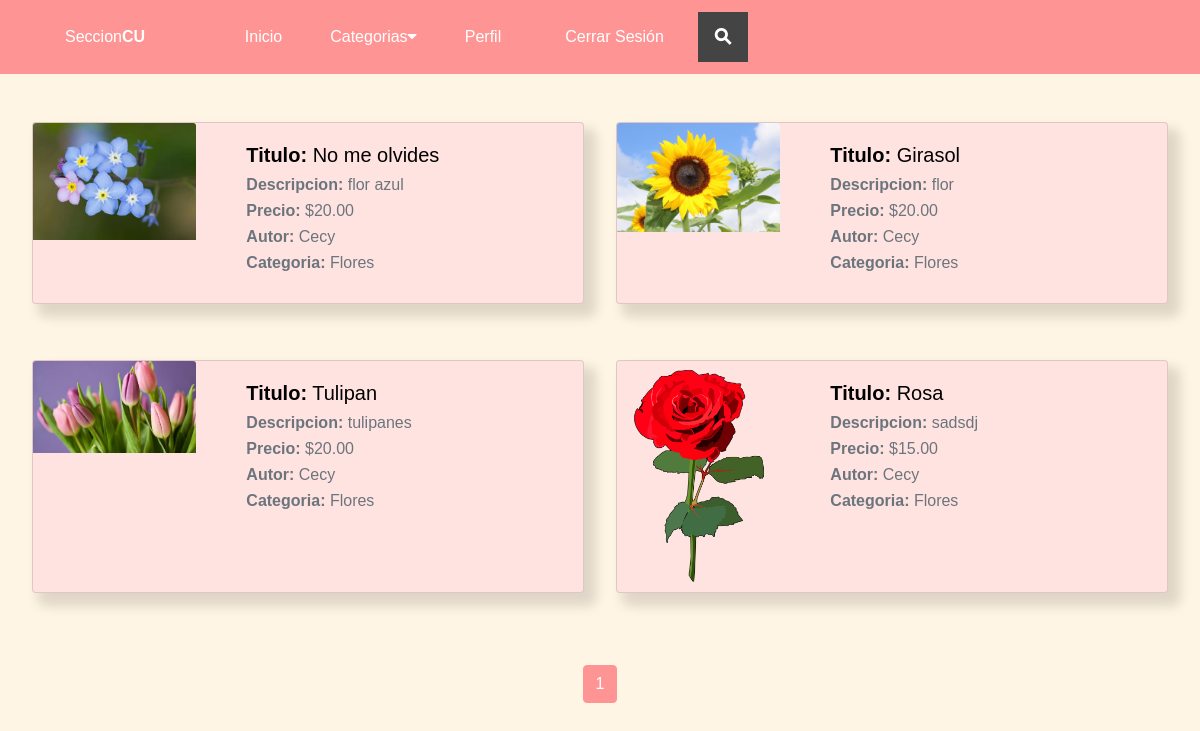
The page /publicaciones/categoria/3/ on the database as committed earlier.
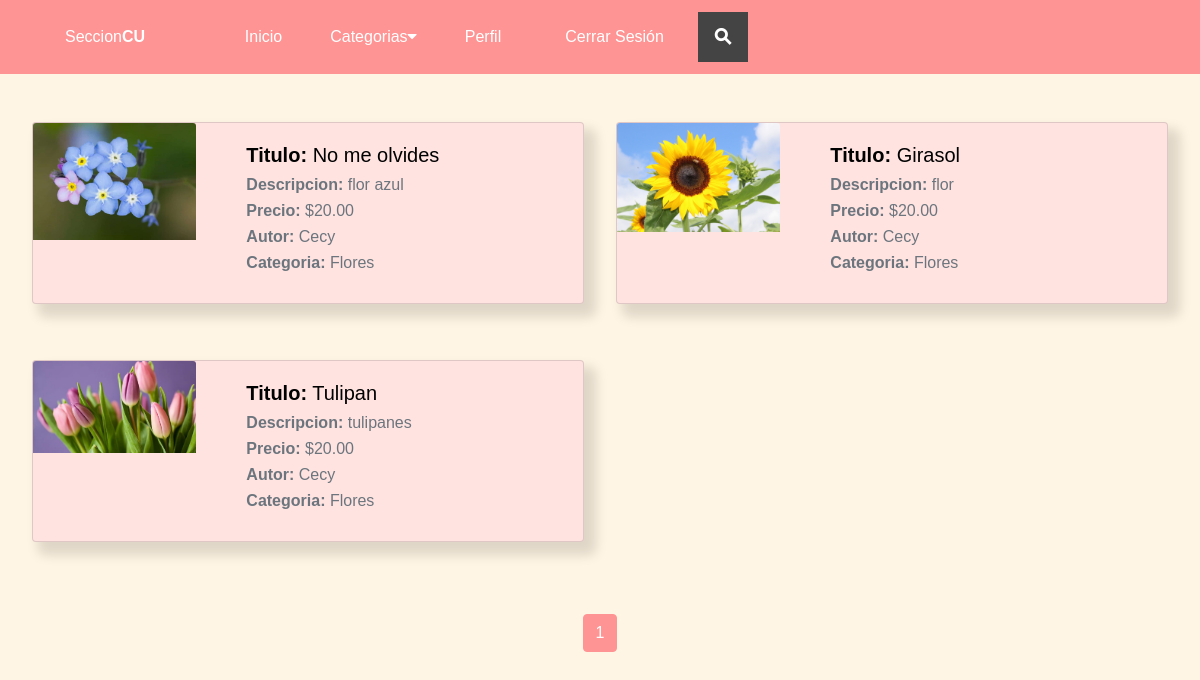
The same page on the database as committed later.
### publicaciones/models.py (models this page shows, shortened)
class Publicaciones(models.Model):
    titulo = models.CharField(max_length=50)
    descripcion = models.CharField(max_length=200)
    imagen =  models.ImageField(upload_to='publicaciones', null=True, blank=True)
    estado = models.BooleanField(default=True)
    autor = models.ForeignKey(User, on_delete=models.CASCADE)
    precio = models.DecimalField(max_digits=10, decimal_places=2)
    categoria = models.ForeignKey(Categoria, on_delete=models.CASCADE)
    created = models.DateField(auto_now_add=True)
    updated = models.DateField(auto_now_add=True)
    class Meta:
        verbose_name='publicacion'
        verbose_name_plural = 'publicaciones'

class Categoria(models.Model):
    nombre = models.CharField(max_length=50)
    created = models.DateField(auto_now_add=True)
    updated = models.DateField(auto_now_add=True)
    class Meta:
        verbose_name='categoria'
        verbose_name_plural = 'categorias'
    def __str__(self):
        return self.nombre

### autentificacion/models.py (models this page shows)
class User(AbstractUser):
    email = models.EmailField(
        verbose_name='email address',
        max_length=255,
        unique=True,
    )
    username = models.CharField(max_length=100, unique=False)
    birthdate = models.DateField(null=True, blank=True)
    phone = models.CharField(max_length=10, null=True, blank=True)
    address = models.CharField(max_length=200, null=True, blank=True)
    photo = models.ImageField(upload_to='autentificacion', null=True, blank=True)
    career = models.CharField(max_length=30,null=True, blank=True)
    created = models.DateField(auto_now_add=True)
    USERNAME_FIELD = 'email'
    REQUIRED_FIELDS = ['username']
    def __str__(self):
        return self.username

### publicaciones/views.py (the view)
# urls.py: path("categoria/<int:categoria_id>/", views.categoria, name="categoria"),
def categoria(request, categoria_id):
    categorias = Categoria.objects.all()
    categoria = Categoria.objects.get(id=categoria_id)
    publicaciones_all = Publicaciones.objects.filter(categoria=categoria)
    paginator = Paginator(publicaciones_all, 6)
    page_number = request.GET.get('page')
    publicaciones = paginator.get_page(page_number)
    return render(request, "publicaciones/home.html", {"publicaciones" : publicaciones, "categorias" : categorias})

### publicaciones/templates/publicaciones/home.html (shortened to what this page needs)
{% extends 'publicaciones/nav.html' %}
{% load static %}
{%block content%}
    <div class="publicaciones-2">
        {%for publicacion in publicaciones%}
        <div class="card mb-4 sombreado">
            <div class="row g-0">
              {% if publicacion.imagen %}
                <div class="col-md-4">
                    <img src="{{publicacion.imagen.url}}" class="card-img-top">
                </div>
              {% endif %}
              <div class="col-md-8">
                <div class="card-body">
                    <h5 class="card-title"><span class="span-card">Titulo:</span> {{publicacion.titulo}}</h5>
                    <p class="card-subtitle mb-2 text-muted"><span>Descripcion:</span> {{publicacion.descripcion }}</p>
                    <p class="card-subtitle mb-2 text-muted"><span class="span-card">Precio:</span> ${{publicacion.precio}}</p>
                    <p class="card-subtitle mb-2 text-muted"><span class="span-card">Autor:</span> {{publicacion.autor}}</p>
                    <p class="card-subtitle mb-2 text-muted"><span class="span-card">Categoria:</span> {{publicacion.categoria}}</p>
                </div>
              </div>
            </div>
        </div>
        {%endfor%}
    </div>
{% include "publicaciones/paginacion_publicaciones.html" with page_obj=publicaciones  %}
{%endblock%}

### publicaciones/templates/publicaciones/nav.html (shortened to what this page needs)
<!DOCTYPE html>
<html lang="en">
  <head>
    {% load static %}
    <link rel="stylesheet" href="https://stackpath.bootstrapcdn.com/bootstrap/4.3.1/css/bootstrap.min.css">
    <link href="{% static 'publicaciones/assets/css/header.css' %}" rel="stylesheet">
    <link href="{% static 'publicaciones/assets/css/publicaciones.css' %}" rel="stylesheet">
    <link href="{% static 'publicaciones/assets/css/queries.css' %}" rel="stylesheet">
    <link href="{% static 'publicaciones/assets/css/perfil.css' %}" rel="stylesheet">
    <link href="{% static 'publicaciones/assets/css/config.css' %}" rel="stylesheet">
    <link href="{% static 'publicaciones/assets/css/login-Registro.css' %}" rel="stylesheet">
    <link rel="stylesheet" href="https://cdnjs.cloudflare.com/ajax/libs/font-awesome/4.7.0/css/font-awesome.min.css">
  </head>
  <body>
    <nav class="navbar navbar-expand-sm navbar-light bg-nav row row-cols-auto">
      <a class="navbar-brand" href="{% url 'home'%}">
        <a href="{% url 'home'%}" class="logo">Seccion<span>CU</span></a>
      </a>
      <div class="collapse navbar-collapse offset-1" id="opciones">
        <ul class="navbar-nav ">
          <li class="nav-item">
            <a class="nav-link" href="{% url 'home'%}">Inicio</a>
          </li>
          <div class="subnav">
            <button class="subnavbtn">Categorias<i class="fa fa-caret-down"></i></button>
          </div>
          <li class="nav-item">
            <a class="nav-link" href="{% url 'perfil'%}">Perfil</a>
          </li>
          <li class="nav-item">
            <a class="nav-link" href="{% url 'logout'%}">Cerrar Sesión</a>
          </li>
        </ul>
        <div class="search-container">
          <form action="{% url 'busqueda'%}" method="get">
            <label class="button searchbutton" for="searchleft"><span class="mglass">&#9906;</span></label>
          </form>
        </div>
      </div>
    </nav>
    {% block content%}
    {% endblock%}
  </body>
</html>

### publicaciones/templates/publicaciones/paginacion_publicaciones.html (shortened to what this page needs)
<nav aria-label="Page navigation example">
    <ul class="pagination justify-content-center mt-5">
          {% for i in page_obj.paginator.page_range %}
              {% if i == page_obj.number %}
                  <li class="page-item active paginacion">
                      <a class="page-link" href="#">{{ i }}</a>
                  </li>
              {% else %}
                  <li class="page-item paginacion">
                      <a class="page-link" href="?page={{ i }}">{{ i }}</a>
                  </li>
              {% endif %}
          {% endfor %}
    </ul>
  </nav>

### publicaciones/static/publicaciones/assets/css/header.css (style rules this page uses)
.logo { display: flex; justify-content: center; align-items: center; text-decoration: none; color: white; font-size: 2rem; }
.bg-nav { background-color: #FF9494; }
span { font-weight: bold; }
body { font-family: sans-serif; background-color: #FFF5E4; }
.button { display: inline-block; margin: 4px 2px; background-color: #444; font-size: 14px; padding-left: 32px; padding-right: 32px; height: 50px; line-height: 50px; text-align: center; color: white; text-decoration: none; cursor: pointer; -moz-user-select: none; -khtml-user-select: none; -webkit-user-select: none; -ms-user-select: none; user-select: none; }
.search-container { position: relative; display: inline-block; margin: 4px 2px; height: 50px; width: 50px; vertical-align: bottom; }
.mglass { display: inline-block; pointer-events: none; -webkit-transform: rotate(-45deg); -moz-transform: rotate(-45deg); -o-transform: rotate(-45deg); -ms-transform: rotate(-45deg); }
.searchbutton { position: absolute; font-size: 22px; width: 100%; margin: 0; padding: 0; }

### publicaciones/static/publicaciones/assets/css/publicaciones.css (style rules this page uses)
.publicaciones-2 { display: grid; grid-template-columns: repeat(2, 1fr); gap: 2rem; margin: 3rem 2rem 0 2rem; }
.card-title { color: rgb(0, 0, 0); }
.card { background-color: #FFE3E1; }
.nav-link { color: white !important; }
.page-link { color: #FF9494; }
.sombreado { box-shadow: 9px 10px 12px 3px rgba(0,0,0,0.13); -webkit-box-shadow: 9px 10px 12px 3px rgba(0,0,0,0.13); -moz-box-shadow: 9px 10px 12px 3px rgba(0,0,0,0.13); }
.page-item.active .page-link { background-color: #FF9494; border-color: #FF9494; }
.paginacion { margin: 0 .5rem; border-radius: 12px; }
.span-card { font-weight: bold; }

### publicaciones/static/publicaciones/assets/css/queries.css (style rules this page uses)
@media (min-width: 768px) { .logo { margin-right: -3rem; } }
@media (min-width: 1080px) { .nav-link { margin: 0 1.5rem; } }

### publicaciones/templates/publicaciones/nav.html (style rules this page uses)
.navbar a { float: left; font-size: 16px; color: white; text-align: center; padding: 14px 16px; text-decoration: none; }
.subnav { float: left; overflow: hidden; }
.subnav .subnavbtn { font-size: 16px; border: none; outline: none; color: white; padding: 14px 16px; background-color: inherit; font-family: inherit; margin: 0; }

### publicaciones/templates/publicaciones/home.html (style rules this page uses)
img { width: 20%; }

Rows that differ between the two databases and show on the page:
removed Publicaciones: imagen (picture), titulo "Rosa", descripcion "sadsdj", precio "15.00", autor "Cecy", categoria "Flores"
